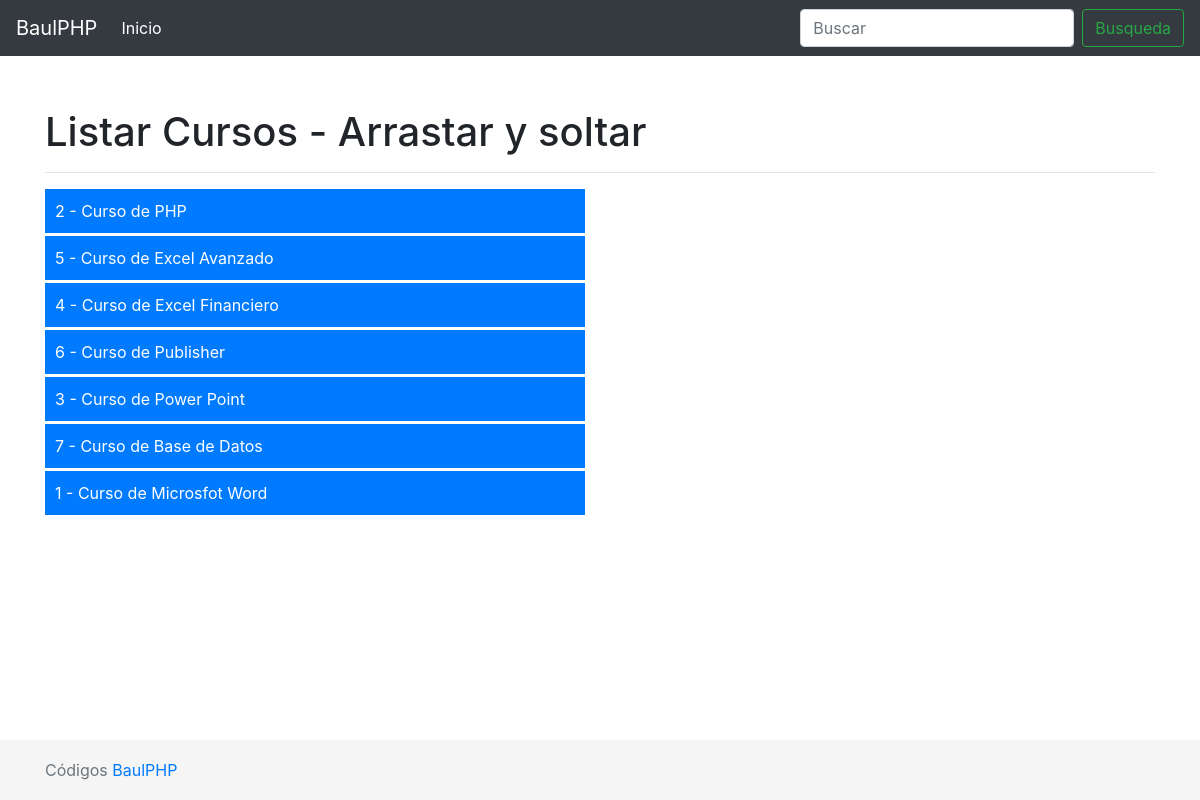
Screenshot of /lista/index.php with the database file from the repository.
### tables this page shows
CREATE TABLE IF NOT EXISTS `cursos` (
`id` int(11) NOT NULL,
  `mis_cursos` varchar(255) DEFAULT NULL,
  `orden` int(11) DEFAULT NULL
);

### lista/index.php (the view, shortened to what this page needs)
<?php
include_once "db.php";
?>
<!doctype html>
<html lang="en">
  <head>
    <link href="dist/css/bootstrap.min.css" rel="stylesheet">
    <link href="assets/css/sticky-footer-navbar.css" rel="stylesheet">
  </head>
  <body>
    <header>
      <nav class="navbar navbar-expand-md navbar-dark fixed-top bg-dark">
        <a class="navbar-brand" href="#">BaulPHP</a>
        <div class="collapse navbar-collapse" id="navbarCollapse">
          <ul class="navbar-nav mr-auto">
            <li class="nav-item active">
              <a class="nav-link" href="index.php">Inicio <span class="sr-only">(current)</span></a>
            </li>
          </ul>
          <form class="form-inline mt-2 mt-md-0">
            <input class="form-control mr-sm-2" type="text" placeholder="Buscar" aria-label="Search">
            <button class="btn btn-outline-success my-2 my-sm-0" type="submit">Busqueda</button>
          </form>
        </div>
      </nav>
    </header>
<div class="container">
 <h1 class="mt-5">Listar Cursos - Arrastar y soltar</h1>
 <hr>
<div class="row">
  <div class="col-12 col-md-6">
<ul id="mi_lista">
			<?php
			$resultado_cursos = "SELECT * FROM cursos ORDER BY orden ASC";
			$resultado_cursos = mysqli_query($conexion, $resultado_cursos);
			while($registro_cursos = mysqli_fetch_assoc($resultado_cursos)){
				?>
				<li id="miorden_<?php echo $registro_cursos['id']; ?>">
					<?php
					echo $registro_cursos['id'] . " - ";
					echo $registro_cursos['mis_cursos'];
					?>
				</li>
				<?php
			}
			?>
		</ul>
</div>
</div>
</div>
    <footer class="footer">
      <div class="container">
        <span class="text-muted"><p>Códigos <a href="https://www.baulphp.com/" target="_blank">BaulPHP</a></p></span>
      </div>
    </footer>
  </body>
</html>

### lista/assets/css/sticky-footer-navbar.css (style rules this page uses)
html { position: relative; min-height: 100%; }
body { margin-bottom: 60px; }
.footer { position: absolute; bottom: 0; width: 100%; height: 60px; line-height: 60px; background-color: #f5f5f5; }
body > .container { padding: 60px 15px 0; }
.footer > .container { padding-right: 15px; padding-left: 15px; }

### lista/index.php (style rules this page uses)
ul { padding: 0px; margin: 0px; }
#mi_lista li { color: #fff; background-color: #007bff; border-color: #007bff; margin: 0 0 3px; padding: 10px; list-style: none; cursor:pointer; }

### rows the page displays
cursos: id "2", mis_cursos "Curso de PHP"
cursos: id "5", mis_cursos "Curso de Excel Avanzado"
cursos: id "4", mis_cursos "Curso de Excel Financiero"
cursos: id "6", mis_cursos "Curso de Publisher"
cursos: id "3", mis_cursos "Curso de Power Point"
cursos: id "7", mis_cursos "Curso de Base de Datos"
cursos: id "1", mis_cursos "Curso de Microsfot Word"
